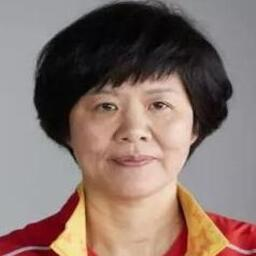
#> input picture faceCrop/inputs/AsianFemaleElderly.jpg, 256 x 256 px; its folder holds only this picture in this run
$ python main.py
#> lines starting #> are read from the running program, lines starting #| are printed output that depends on the picture; after the words box and inside, x2 and y2 are one past the last pixel; in counts of white or black regions, pixels touching at a corner belong together
import cv2
import numpy as np
import os

def empty(a):
    h_min = cv2.getTrackbarPos("Hue Min","TrackBars")
    h_max = cv2.getTrackbarPos("Hue Max", "TrackBars")
    s_min = cv2.getTrackbarPos("Sat Min", "TrackBars")
    s_max = cv2.getTrackbarPos("Sat Max", "TrackBars")
    v_min = cv2.getTrackbarPos("Val Min", "TrackBars")
    v_max = cv2.getTrackbarPos("Val Max", "TrackBars")
    print(h_min, h_max, s_min, s_max, v_min, v_max)
    return h_min, h_max, s_min, s_max, v_min, v_max

def main():
    for root, dirs, files in os.walk(".\inputs"): # Input directory here. Modify it before using.
        for file in files:
            if file.endswith('.jpg') or file.endswith('.png'):
                path = os.path.join(root, file)
                print(path)
                # [10 lines of commented-out code are left out]
                img = cv2.imread(path)
#> img is the input picture: shape (256, 256, 3); mean B, G, R 107.3, 114.5, 134.5
                imgHSV = cv2.cvtColor(img,cv2.COLOR_BGR2HSV)
#> imgHSV: shape (256, 256, 3); mean H, S, V 76.1, 58.1, 136.4
                # 调用回调函数，获取滑动条的值
                # h_min,h_max,s_min,s_max,v_min,v_max = empty(0)
                # lower = np.array([h_min,s_min,v_min])
                # upper = np.array([h_max,s_max,v_max])
                lower = np.array([0,0,0])
                upper = np.array([179,255,240])
                # 获得指定颜色范围内的掩码
                mask = cv2.inRange(imgHSV,lower,upper)
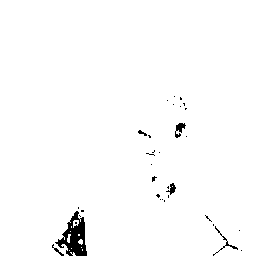
#> mask: shape (256, 256); 98.4% white; 34 black regions (28 under 20 px), largest, box (x1, y1, x2, y2) and area: (55, 211, 87, 256) 693, (175, 123, 186, 138) 84, (213, 226, 238, 256) 74, (166, 183, 176, 195) 53, (52, 244, 64, 256) 33, (138, 130, 147, 136) 25
                # 对原图图像进行按位与的操作，掩码区域保留
                imgResult = cv2.bitwise_and(img,img,mask=mask)
                # cv2.imshow("Mask", mask)
                # cv2.imshow("Result", imgResult)
                # cv2.waitKey(1)
                output_dir = os.path.dirname(path.replace('inputs', 'outputs'))
                if not os.path.exists(output_dir):
                    os.makedirs(output_dir)
                cv2.imwrite(os.path.join(output_dir, file), imgResult)


main()
